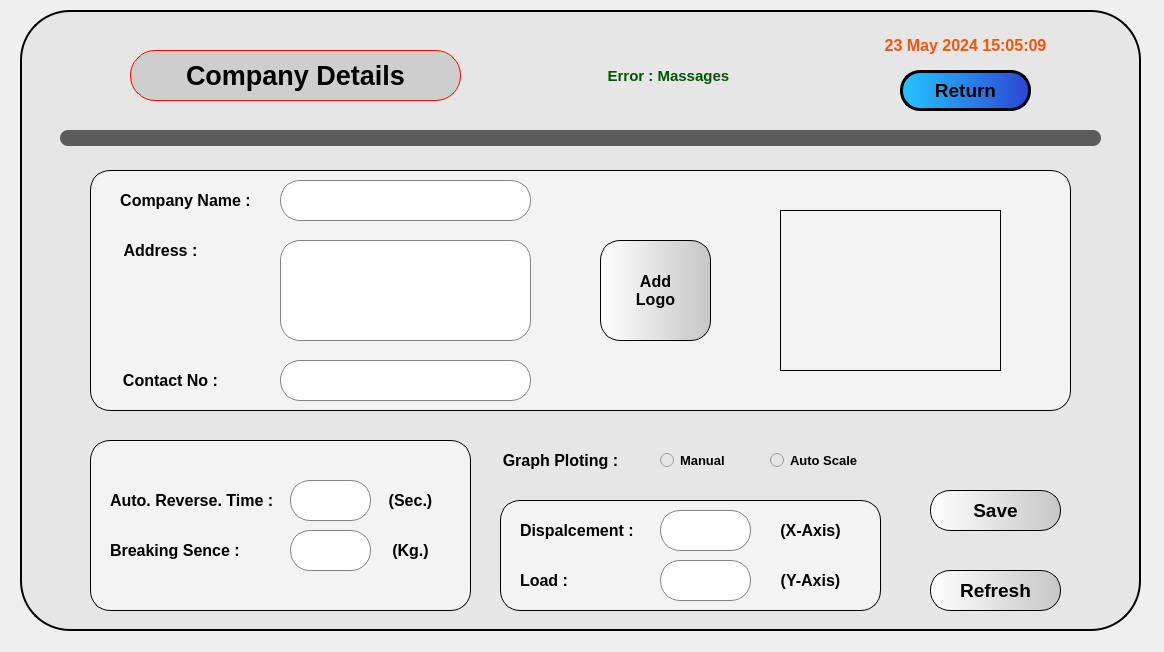
<?xml version="1.0" encoding="UTF-8"?>
<ui version="4.0">
 <class>MainWindow</class>
 <widget class="QMainWindow" name="MainWindow">
  <property name="geometry">
   <rect>
    <x>0</x>
    <y>0</y>
    <width>1164</width>
    <height>652</height>
   </rect>
  </property>
  <property name="windowTitle">
   <string>MainWindow</string>
  </property>
  <widget class="QWidget" name="centralwidget">
   <widget class="QFrame" name="frame">
    <property name="geometry">
     <rect>
      <x>20</x>
      <y>10</y>
      <width>1121</width>
      <height>621</height>
     </rect>
    </property>
    <property name="styleSheet">
     <string notr="true">background-color: rgb(230, 230, 230);
border: 2px solid black;
border-radius:50px;</string>
    </property>
    <property name="frameShape">
     <enum>QFrame::StyledPanel</enum>
    </property>
    <property name="frameShadow">
     <enum>QFrame::Raised</enum>
    </property>
    <widget class="QLabel" name="label">
     <property name="geometry">
      <rect>
       <x>110</x>
       <y>40</y>
       <width>331</width>
       <height>51</height>
      </rect>
     </property>
     <property name="font">
      <font>
       <family>Arial</family>
       <pointsize>20</pointsize>
       <weight>75</weight>
       <italic>false</italic>
       <bold>true</bold>
       <underline>false</underline>
      </font>
     </property>
     <property name="mouseTracking">
      <bool>true</bool>
     </property>
     <property name="styleSheet">
      <string notr="true">#label{

border:1px solid red;
color: rgb(0, 0, 0);
border-radius:25px;
background:None;
background-color: rgb(206, 206, 206);}
#label:hover{
border:1px solid black;
color: rgb(255, 85, 0);
background-color: rgb(231, 231, 231);}</string>
     </property>
     <property name="text">
      <string>Company Details</string>
     </property>
     <property name="alignment">
      <set>Qt::AlignCenter</set>
     </property>
    </widget>
    <widget class="QLabel" name="label_4">
     <property name="geometry">
      <rect>
       <x>820</x>
       <y>20</y>
       <width>251</width>
       <height>31</height>
      </rect>
     </property>
     <property name="font">
      <font>
       <family>Arial</family>
       <pointsize>12</pointsize>
       <weight>75</weight>
       <bold>true</bold>
      </font>
     </property>
     <property name="styleSheet">
      <string notr="true">background:None;
border:None;

color: rgb(255, 85, 0);</string>
     </property>
     <property name="text">
      <string>23 May 2024 15:05:09</string>
     </property>
     <property name="alignment">
      <set>Qt::AlignCenter</set>
     </property>
    </widget>
    <widget class="QLabel" name="label_5">
     <property name="geometry">
      <rect>
       <x>500</x>
       <y>50</y>
       <width>301</width>
       <height>31</height>
      </rect>
     </property>
     <property name="font">
      <font>
       <family>Arial</family>
       <pointsize>11</pointsize>
       <weight>75</weight>
       <italic>false</italic>
       <bold>true</bold>
      </font>
     </property>
     <property name="styleSheet">
      <string notr="true">background:None;
border:None;
color: rgb(0, 85, 0);</string>
     </property>
     <property name="text">
      <string>Error : Massages </string>
     </property>
     <property name="alignment">
      <set>Qt::AlignCenter</set>
     </property>
    </widget>
    <widget class="QLabel" name="label_6">
     <property name="geometry">
      <rect>
       <x>40</x>
       <y>120</y>
       <width>1041</width>
       <height>16</height>
      </rect>
     </property>
     <property name="styleSheet">
      <string notr="true">background:None;
border-radius:8px;
background-color: rgb(91, 91, 91);
border:None;</string>
     </property>
     <property name="text">
      <string/>
     </property>
    </widget>
    <widget class="QPushButton" name="pushButton_3">
     <property name="geometry">
      <rect>
       <x>880</x>
       <y>60</y>
       <width>131</width>
       <height>41</height>
      </rect>
     </property>
     <property name="font">
      <font>
       <family>Arial</family>
       <pointsize>14</pointsize>
       <weight>75</weight>
       <italic>false</italic>
       <bold>true</bold>
      </font>
     </property>
     <property name="styleSheet">
      <string notr="true">#pushButton_3 {background:None;
background-color: qlineargradient(spread:pad, x1:0, y1:0, x2:1, y2:0, stop:0 rgb(37, 197, 255), stop:1  rgb(44, 69, 211));
	
	
border-radius:20px;
border-color: rgb(0, 0, 0);
border-style:outset;
border-width:3px;
}
#pushButton_3:hover {
background-color: qlineargradient(spread:pad, x1:0, y1:0, x2:1, y2:0, stop:0 rgb(44, 69, 211), stop:1  rgb(37, 197, 255));
padding-bottom: 5px;
padding-right: 5px;
}

#pushButton_3:pressed {
background-color: rgb(37, 197, 255);
padding-top: 5px;
padding-left: 5px;
}</string>
     </property>
     <property name="text">
      <string>Return</string>
     </property>
    </widget>
    <widget class="QFrame" name="frame_2">
     <property name="geometry">
      <rect>
       <x>70</x>
       <y>160</y>
       <width>981</width>
       <height>241</height>
      </rect>
     </property>
     <property name="styleSheet">
      <string notr="true">background:None;
background-color: rgb(243, 243, 243);
border: 1px solid;
border-radius:20px;</string>
     </property>
     <property name="frameShape">
      <enum>QFrame::StyledPanel</enum>
     </property>
     <property name="frameShadow">
      <enum>QFrame::Raised</enum>
     </property>
     <widget class="QTextEdit" name="textEdit">
      <property name="geometry">
       <rect>
        <x>190</x>
        <y>70</y>
        <width>251</width>
        <height>101</height>
       </rect>
      </property>
      <property name="font">
       <font>
        <family>Arial</family>
        <pointsize>12</pointsize>
        <weight>75</weight>
        <bold>true</bold>
       </font>
      </property>
      <property name="styleSheet">
       <string notr="true">#textEdit {background:None;background-color: rgb(255, 255, 255);border: 1px solid rgba(131,131,131,255);border-radius: 20px;}#textEdit:hover {background-color: rgb(220, 220, 220);border: 3px solid;	border-color: rgb(255, 255, 255);border-radius: 20px;}#textEdit:focus{background-color: rgb(255, 255, 255);border: 1px solid rgba(131,131,131,255);border-radius: 20px}</string>
      </property>
     </widget>
     <widget class="QLabel" name="label_10">
      <property name="geometry">
       <rect>
        <x>20</x>
        <y>200</y>
        <width>121</width>
        <height>20</height>
       </rect>
      </property>
      <property name="font">
       <font>
        <family>Arial</family>
        <pointsize>12</pointsize>
        <weight>75</weight>
        <bold>true</bold>
       </font>
      </property>
      <property name="styleSheet">
       <string notr="true">background:None;
border:None;
color: rgb(0, 0, 0);</string>
      </property>
      <property name="text">
       <string>Contact No :</string>
      </property>
      <property name="alignment">
       <set>Qt::AlignCenter</set>
      </property>
     </widget>
     <widget class="QLineEdit" name="lineEdit">
      <property name="geometry">
       <rect>
        <x>190</x>
        <y>10</y>
        <width>251</width>
        <height>41</height>
       </rect>
      </property>
      <property name="font">
       <font>
        <family>Arial</family>
        <pointsize>12</pointsize>
        <weight>50</weight>
        <bold>false</bold>
       </font>
      </property>
      <property name="styleSheet">
       <string notr="true">#lineEdit {background:None;background-color: rgb(255, 255, 255);border: 1px solid rgba(131,131,131,255);border-radius: 20px;}#lineEdit:hover {background-color: rgb(220, 220, 220);border: 3px solid;	border-color: rgb(255, 255, 255);border-radius: 20px;}#lineEdit:focus{background-color: rgb(255, 255, 255);border: 1px solid rgba(131,131,131,255);border-radius: 20px}</string>
      </property>
      <property name="echoMode">
       <enum>QLineEdit::Normal</enum>
      </property>
      <property name="alignment">
       <set>Qt::AlignLeading|Qt::AlignLeft|Qt::AlignVCenter</set>
      </property>
     </widget>
     <widget class="QLabel" name="label_3">
      <property name="geometry">
       <rect>
        <x>30</x>
        <y>20</y>
        <width>131</width>
        <height>20</height>
       </rect>
      </property>
      <property name="font">
       <font>
        <family>Arial</family>
        <pointsize>12</pointsize>
        <weight>75</weight>
        <bold>true</bold>
       </font>
      </property>
      <property name="styleSheet">
       <string notr="true">background:None;
border:None;
color: rgb(0, 0, 0);</string>
      </property>
      <property name="text">
       <string>Company Name :</string>
      </property>
      <property name="alignment">
       <set>Qt::AlignCenter</set>
      </property>
     </widget>
     <widget class="QLabel" name="label_11">
      <property name="geometry">
       <rect>
        <x>30</x>
        <y>70</y>
        <width>81</width>
        <height>21</height>
       </rect>
      </property>
      <property name="font">
       <font>
        <family>Arial</family>
        <pointsize>12</pointsize>
        <weight>75</weight>
        <bold>true</bold>
       </font>
      </property>
      <property name="styleSheet">
       <string notr="true">background:None;
border:None;
color: rgb(0, 0, 0);</string>
      </property>
      <property name="text">
       <string>Address :</string>
      </property>
      <property name="alignment">
       <set>Qt::AlignCenter</set>
      </property>
     </widget>
     <widget class="QLineEdit" name="lineEdit_4">
      <property name="geometry">
       <rect>
        <x>190</x>
        <y>190</y>
        <width>251</width>
        <height>41</height>
       </rect>
      </property>
      <property name="font">
       <font>
        <family>Arial</family>
        <pointsize>12</pointsize>
        <weight>75</weight>
        <bold>true</bold>
       </font>
      </property>
      <property name="styleSheet">
       <string notr="true">#lineEdit_4 {background:None;background-color: rgb(255, 255, 255);border: 1px solid rgba(131,131,131,255);border-radius: 20px;}#lineEdit_4:hover {background-color: rgb(220, 220, 220);border: 3px solid;	border-color: rgb(255, 255, 255);border-radius: 20px;}#lineEdit_4:focus{background-color: rgb(255, 255, 255);border: 1px solid rgba(131,131,131,255);border-radius: 20px}</string>
      </property>
      <property name="echoMode">
       <enum>QLineEdit::Normal</enum>
      </property>
      <property name="alignment">
       <set>Qt::AlignLeading|Qt::AlignLeft|Qt::AlignVCenter</set>
      </property>
     </widget>
     <widget class="QPushButton" name="pushButton_2">
      <property name="geometry">
       <rect>
        <x>510</x>
        <y>70</y>
        <width>111</width>
        <height>101</height>
       </rect>
      </property>
      <property name="font">
       <font>
        <family>Arial</family>
        <pointsize>12</pointsize>
        <weight>75</weight>
        <italic>false</italic>
        <bold>true</bold>
       </font>
      </property>
      <property name="styleSheet">
       <string notr="true">#pushButton_2 {color: rgb(0, 0, 0);background:None;background-color: qlineargradient(spread:pad, x1:0, y1:0, x2:1, y2:0, stop:0 rgb(255, 255, 255), stop:1  rgb(198, 198, 198));border-radius:20px;border-color: rgb(0, 0, 0);border-style:outset;border-width:1px;}#pushButton_2:hover { border: 1px solid red;color: rgb(0, 0, 0);background-color: qlineargradient(spread:pad, x1:0, y1:0, x2:1, y2:0, stop:0 rgb(198, 198, 198), stop:1  rgb(255, 255, 255));padding-bottom: 5px;padding-right: 5px;}#pushButton_2:pressed {background-color: rgb(198, 198, 198);padding-top: 5px;padding-left: 5px;}

</string>
      </property>
      <property name="text">
       <string>Add
Logo</string>
      </property>
     </widget>
     <widget class="QLabel" name="label_2">
      <property name="geometry">
       <rect>
        <x>690</x>
        <y>40</y>
        <width>221</width>
        <height>161</height>
       </rect>
      </property>
      <property name="cursor">
       <cursorShape>SizeAllCursor</cursorShape>
      </property>
      <property name="styleSheet">
       <string notr="true">border:1px solid;
border-radius:0px;</string>
      </property>
      <property name="text">
       <string/>
      </property>
      <property name="pixmap">
       <pixmap>C:/Users/win 10/Desktop/qt designer/python_company_logo.png</pixmap>
      </property>
      <property name="alignment">
       <set>Qt::AlignCenter</set>
      </property>
     </widget>
    </widget>
    <widget class="QPushButton" name="pushButton_10">
     <property name="geometry">
      <rect>
       <x>910</x>
       <y>560</y>
       <width>131</width>
       <height>41</height>
      </rect>
     </property>
     <property name="font">
      <font>
       <family>Arial</family>
       <pointsize>14</pointsize>
       <weight>75</weight>
       <italic>false</italic>
       <bold>true</bold>
      </font>
     </property>
     <property name="styleSheet">
      <string notr="true">#pushButton_10 {color: rgb(0, 0, 0);background:None;background-color: qlineargradient(spread:pad, x1:0, y1:0, x2:1, y2:0, stop:0 rgb(255, 255, 255), stop:1  rgb(198, 198, 198));border-radius:20px;border-color: rgb(0, 0, 0);border-style:outset;border-width:1px;}#pushButton_10:hover { border: 1px solid red;color: rgb(0, 0, 0);background-color: qlineargradient(spread:pad, x1:0, y1:0, x2:1, y2:0, stop:0 rgb(198, 198, 198), stop:1  rgb(255, 255, 255));padding-bottom: 5px;padding-right: 5px;}#pushButton_10:pressed {background-color: rgb(198, 198, 198);padding-top: 5px;padding-left: 5px;}

</string>
     </property>
     <property name="text">
      <string>Refresh</string>
     </property>
    </widget>
    <widget class="QPushButton" name="pushButton_7">
     <property name="geometry">
      <rect>
       <x>910</x>
       <y>480</y>
       <width>131</width>
       <height>41</height>
      </rect>
     </property>
     <property name="font">
      <font>
       <family>Arial</family>
       <pointsize>14</pointsize>
       <weight>75</weight>
       <italic>false</italic>
       <bold>true</bold>
      </font>
     </property>
     <property name="styleSheet">
      <string notr="true">#pushButton_7 {color: rgb(0, 0, 0);background:None;background-color: qlineargradient(spread:pad, x1:0, y1:0, x2:1, y2:0, stop:0 rgb(255, 255, 255), stop:1  rgb(198, 198, 198));border-radius:20px;border-color: rgb(0, 0, 0);border-style:outset;border-width:1px;}#pushButton_7:hover { border: 1px solid green;color: rgb(0, 255, 0);background-color: qlineargradient(spread:pad, x1:0, y1:0, x2:1, y2:0, stop:0 rgb(198, 198, 198), stop:1  rgb(255, 255, 255));padding-bottom: 5px;padding-right: 5px;}#pushButton_7:pressed {background-color: rgb(198, 198, 198);padding-top: 5px;padding-left: 5px;}

</string>
     </property>
     <property name="text">
      <string>Save</string>
     </property>
    </widget>
    <widget class="QFrame" name="frame_3">
     <property name="geometry">
      <rect>
       <x>70</x>
       <y>430</y>
       <width>381</width>
       <height>171</height>
      </rect>
     </property>
     <property name="styleSheet">
      <string notr="true">background:None;
background-color: rgb(243, 243, 243);
border: 1px solid;
border-radius:20px;</string>
     </property>
     <property name="frameShape">
      <enum>QFrame::StyledPanel</enum>
     </property>
     <property name="frameShadow">
      <enum>QFrame::Raised</enum>
     </property>
     <widget class="QLabel" name="label_12">
      <property name="geometry">
       <rect>
        <x>20</x>
        <y>50</y>
        <width>171</width>
        <height>21</height>
       </rect>
      </property>
      <property name="font">
       <font>
        <family>Arial</family>
        <pointsize>12</pointsize>
        <weight>75</weight>
        <bold>true</bold>
       </font>
      </property>
      <property name="styleSheet">
       <string notr="true">background:None;
border:None;
color: rgb(0, 0, 0);</string>
      </property>
      <property name="text">
       <string>Auto. Reverse. Time :</string>
      </property>
      <property name="alignment">
       <set>Qt::AlignLeading|Qt::AlignLeft|Qt::AlignVCenter</set>
      </property>
     </widget>
     <widget class="QLineEdit" name="lineEdit_5">
      <property name="geometry">
       <rect>
        <x>200</x>
        <y>40</y>
        <width>81</width>
        <height>41</height>
       </rect>
      </property>
      <property name="font">
       <font>
        <family>Arial</family>
        <pointsize>12</pointsize>
        <weight>75</weight>
        <bold>true</bold>
       </font>
      </property>
      <property name="styleSheet">
       <string notr="true">#lineEdit_5 {background:None;background-color: rgb(255, 255, 255);border: 1px solid rgba(131,131,131,255);border-radius: 20px;}#lineEdit_5:hover {background-color: rgb(220, 220, 220);border: 3px solid;	border-color: rgb(255, 255, 255);border-radius: 20px;}#lineEdit_5:focus{background-color: rgb(255, 255, 255);border: 1px solid rgba(131,131,131,255);border-radius: 20px}</string>
      </property>
      <property name="echoMode">
       <enum>QLineEdit::Normal</enum>
      </property>
      <property name="alignment">
       <set>Qt::AlignCenter</set>
      </property>
     </widget>
     <widget class="QLabel" name="label_13">
      <property name="geometry">
       <rect>
        <x>20</x>
        <y>100</y>
        <width>161</width>
        <height>21</height>
       </rect>
      </property>
      <property name="font">
       <font>
        <family>Arial</family>
        <pointsize>12</pointsize>
        <weight>75</weight>
        <bold>true</bold>
       </font>
      </property>
      <property name="styleSheet">
       <string notr="true">background:None;
border:None;
color: rgb(0, 0, 0);</string>
      </property>
      <property name="text">
       <string>Breaking Sence :</string>
      </property>
      <property name="alignment">
       <set>Qt::AlignLeading|Qt::AlignLeft|Qt::AlignVCenter</set>
      </property>
     </widget>
     <widget class="QLineEdit" name="lineEdit_6">
      <property name="geometry">
       <rect>
        <x>200</x>
        <y>90</y>
        <width>81</width>
        <height>41</height>
       </rect>
      </property>
      <property name="font">
       <font>
        <family>Arial</family>
        <pointsize>12</pointsize>
        <weight>75</weight>
        <bold>true</bold>
       </font>
      </property>
      <property name="styleSheet">
       <string notr="true">#lineEdit_6 {background:None;background-color: rgb(255, 255, 255);border: 1px solid rgba(131,131,131,255);border-radius: 20px;}#lineEdit_6:hover {background-color: rgb(220, 220, 220);border: 3px solid;	border-color: rgb(255, 255, 255);border-radius: 20px;}#lineEdit_6:focus{background-color: rgb(255, 255, 255);border: 1px solid rgba(131,131,131,255);border-radius: 20px}</string>
      </property>
      <property name="echoMode">
       <enum>QLineEdit::Normal</enum>
      </property>
      <property name="alignment">
       <set>Qt::AlignCenter</set>
      </property>
     </widget>
     <widget class="QLabel" name="label_14">
      <property name="geometry">
       <rect>
        <x>280</x>
        <y>40</y>
        <width>81</width>
        <height>41</height>
       </rect>
      </property>
      <property name="font">
       <font>
        <family>Arial</family>
        <pointsize>12</pointsize>
        <weight>75</weight>
        <bold>true</bold>
       </font>
      </property>
      <property name="styleSheet">
       <string notr="true">background:None;
border:None;
color: rgb(0, 0, 0);</string>
      </property>
      <property name="text">
       <string>(Sec.)</string>
      </property>
      <property name="alignment">
       <set>Qt::AlignCenter</set>
      </property>
     </widget>
     <widget class="QLabel" name="label_15">
      <property name="geometry">
       <rect>
        <x>280</x>
        <y>90</y>
        <width>81</width>
        <height>41</height>
       </rect>
      </property>
      <property name="font">
       <font>
        <family>Arial</family>
        <pointsize>12</pointsize>
        <weight>75</weight>
        <bold>true</bold>
       </font>
      </property>
      <property name="styleSheet">
       <string notr="true">background:None;
border:None;
color: rgb(0, 0, 0);</string>
      </property>
      <property name="text">
       <string>(Kg.)</string>
      </property>
      <property name="alignment">
       <set>Qt::AlignCenter</set>
      </property>
     </widget>
    </widget>
    <widget class="QFrame" name="frame_4">
     <property name="geometry">
      <rect>
       <x>480</x>
       <y>490</y>
       <width>381</width>
       <height>111</height>
      </rect>
     </property>
     <property name="styleSheet">
      <string notr="true">background:None;
background-color: rgb(243, 243, 243);
border: 1px solid;
border-radius:20px;</string>
     </property>
     <property name="frameShape">
      <enum>QFrame::StyledPanel</enum>
     </property>
     <property name="frameShadow">
      <enum>QFrame::Raised</enum>
     </property>
     <widget class="QLineEdit" name="lineEdit_3">
      <property name="geometry">
       <rect>
        <x>160</x>
        <y>10</y>
        <width>91</width>
        <height>41</height>
       </rect>
      </property>
      <property name="font">
       <font>
        <family>Arial</family>
        <pointsize>12</pointsize>
        <weight>75</weight>
        <bold>true</bold>
       </font>
      </property>
      <property name="styleSheet">
       <string notr="true">#lineEdit_3 {background:None;background-color: rgb(255, 255, 255);border: 1px solid rgba(131,131,131,255);border-radius: 20px;}#lineEdit_3:hover {background-color: rgb(220, 220, 220);border: 3px solid;	border-color: rgb(255, 255, 255);border-radius: 20px;}#lineEdit_3:focus{background-color: rgb(255, 255, 255);border: 1px solid rgba(131,131,131,255);border-radius: 20px}</string>
      </property>
      <property name="echoMode">
       <enum>QLineEdit::Normal</enum>
      </property>
      <property name="alignment">
       <set>Qt::AlignLeading|Qt::AlignLeft|Qt::AlignVCenter</set>
      </property>
     </widget>
     <widget class="QLabel" name="label_8">
      <property name="geometry">
       <rect>
        <x>20</x>
        <y>20</y>
        <width>121</width>
        <height>20</height>
       </rect>
      </property>
      <property name="font">
       <font>
        <family>Arial</family>
        <pointsize>12</pointsize>
        <weight>75</weight>
        <bold>true</bold>
       </font>
      </property>
      <property name="styleSheet">
       <string notr="true">background:None;
border:None;
color: rgb(0, 0, 0);</string>
      </property>
      <property name="text">
       <string>Dispalcement :</string>
      </property>
      <property name="alignment">
       <set>Qt::AlignLeading|Qt::AlignLeft|Qt::AlignVCenter</set>
      </property>
     </widget>
     <widget class="QLabel" name="label_17">
      <property name="geometry">
       <rect>
        <x>270</x>
        <y>20</y>
        <width>81</width>
        <height>20</height>
       </rect>
      </property>
      <property name="font">
       <font>
        <family>Arial</family>
        <pointsize>12</pointsize>
        <weight>75</weight>
        <bold>true</bold>
       </font>
      </property>
      <property name="styleSheet">
       <string notr="true">background:None;
border:None;
color: rgb(0, 0, 0);</string>
      </property>
      <property name="text">
       <string>(X-Axis)</string>
      </property>
      <property name="alignment">
       <set>Qt::AlignCenter</set>
      </property>
     </widget>
     <widget class="QLabel" name="label_7">
      <property name="geometry">
       <rect>
        <x>20</x>
        <y>70</y>
        <width>81</width>
        <height>20</height>
       </rect>
      </property>
      <property name="font">
       <font>
        <family>Arial</family>
        <pointsize>12</pointsize>
        <weight>75</weight>
        <bold>true</bold>
       </font>
      </property>
      <property name="styleSheet">
       <string notr="true">background:None;
border:None;
color: rgb(0, 0, 0);</string>
      </property>
      <property name="text">
       <string>Load :</string>
      </property>
      <property name="alignment">
       <set>Qt::AlignLeading|Qt::AlignLeft|Qt::AlignVCenter</set>
      </property>
     </widget>
     <widget class="QLineEdit" name="lineEdit_2">
      <property name="geometry">
       <rect>
        <x>160</x>
        <y>60</y>
        <width>91</width>
        <height>41</height>
       </rect>
      </property>
      <property name="font">
       <font>
        <family>Arial</family>
        <pointsize>12</pointsize>
        <weight>75</weight>
        <bold>true</bold>
       </font>
      </property>
      <property name="styleSheet">
       <string notr="true">#lineEdit_2 {background:None;background-color: rgb(255, 255, 255);border: 1px solid rgba(131,131,131,255);border-radius: 20px;}#lineEdit_2:hover {background-color: rgb(220, 220, 220);border: 3px solid;	border-color: rgb(255, 255, 255);border-radius: 20px;}#lineEdit_2:focus{background-color: rgb(255, 255, 255);border: 1px solid rgba(131,131,131,255);border-radius: 20px}</string>
      </property>
      <property name="echoMode">
       <enum>QLineEdit::Normal</enum>
      </property>
      <property name="alignment">
       <set>Qt::AlignLeading|Qt::AlignLeft|Qt::AlignVCenter</set>
      </property>
     </widget>
     <widget class="QLabel" name="label_16">
      <property name="geometry">
       <rect>
        <x>270</x>
        <y>70</y>
        <width>81</width>
        <height>20</height>
       </rect>
      </property>
      <property name="font">
       <font>
        <family>Arial</family>
        <pointsize>12</pointsize>
        <weight>75</weight>
        <bold>true</bold>
       </font>
      </property>
      <property name="styleSheet">
       <string notr="true">background:None;
border:None;
color: rgb(0, 0, 0);</string>
      </property>
      <property name="text">
       <string>(Y-Axis)</string>
      </property>
      <property name="alignment">
       <set>Qt::AlignCenter</set>
      </property>
     </widget>
    </widget>
    <widget class="QRadioButton" name="radioButton_2">
     <property name="geometry">
      <rect>
       <x>750</x>
       <y>430</y>
       <width>91</width>
       <height>41</height>
      </rect>
     </property>
     <property name="font">
      <font>
       <family>Arial</family>
       <pointsize>10</pointsize>
       <weight>75</weight>
       <bold>true</bold>
      </font>
     </property>
     <property name="styleSheet">
      <string notr="true">border:None;</string>
     </property>
     <property name="text">
      <string>Auto Scale</string>
     </property>
    </widget>
    <widget class="QLabel" name="label_9">
     <property name="geometry">
      <rect>
       <x>480</x>
       <y>440</y>
       <width>121</width>
       <height>20</height>
      </rect>
     </property>
     <property name="font">
      <font>
       <family>Arial</family>
       <pointsize>12</pointsize>
       <weight>75</weight>
       <bold>true</bold>
      </font>
     </property>
     <property name="styleSheet">
      <string notr="true">background:None;
border:None;
color: rgb(0, 0, 0);</string>
     </property>
     <property name="text">
      <string>Graph Ploting :</string>
     </property>
     <property name="alignment">
      <set>Qt::AlignCenter</set>
     </property>
    </widget>
    <widget class="QRadioButton" name="radioButton">
     <property name="geometry">
      <rect>
       <x>640</x>
       <y>430</y>
       <width>71</width>
       <height>41</height>
      </rect>
     </property>
     <property name="font">
      <font>
       <family>Arial</family>
       <pointsize>10</pointsize>
       <weight>75</weight>
       <bold>true</bold>
      </font>
     </property>
     <property name="styleSheet">
      <string notr="true">border:None;</string>
     </property>
     <property name="text">
      <string>Manual</string>
     </property>
    </widget>
   </widget>
  </widget>
 </widget>
 <resources>
  <include location="C:/Users/win 10/Desktop/resource file.qrc"/>
 </resources>
 <connections/>
</ui>
